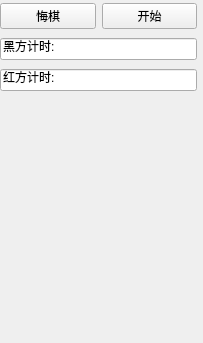
<?xml version="1.0" encoding="UTF-8"?>
<ui version="4.0">
 <class>Form</class>
 <widget class="QWidget" name="Form">
  <property name="geometry">
   <rect>
    <x>0</x>
    <y>0</y>
    <width>203</width>
    <height>343</height>
   </rect>
  </property>
  <property name="windowTitle">
   <string>Form</string>
  </property>
  <widget class="QWidget" name="">
   <property name="geometry">
    <rect>
     <x>0</x>
     <y>0</y>
     <width>197</width>
     <height>94</height>
    </rect>
   </property>
   <layout class="QVBoxLayout" name="verticalLayout">
    <item>
     <layout class="QHBoxLayout" name="horizontalLayout">
      <item>
       <widget class="QPushButton" name="pushButton_2">
        <property name="text">
         <string>悔棋</string>
        </property>
       </widget>
      </item>
      <item>
       <widget class="QPushButton" name="pushButton">
        <property name="text">
         <string>开始</string>
        </property>
       </widget>
      </item>
     </layout>
    </item>
    <item>
     <widget class="QLineEdit" name="lineEdit">
      <property name="text">
       <string>黑方计时:   </string>
      </property>
     </widget>
    </item>
    <item>
     <widget class="QLineEdit" name="lineEdit_2">
      <property name="text">
       <string>红方计时:   </string>
      </property>
     </widget>
    </item>
   </layout>
  </widget>
 </widget>
 <resources/>
 <connections/>
</ui>
